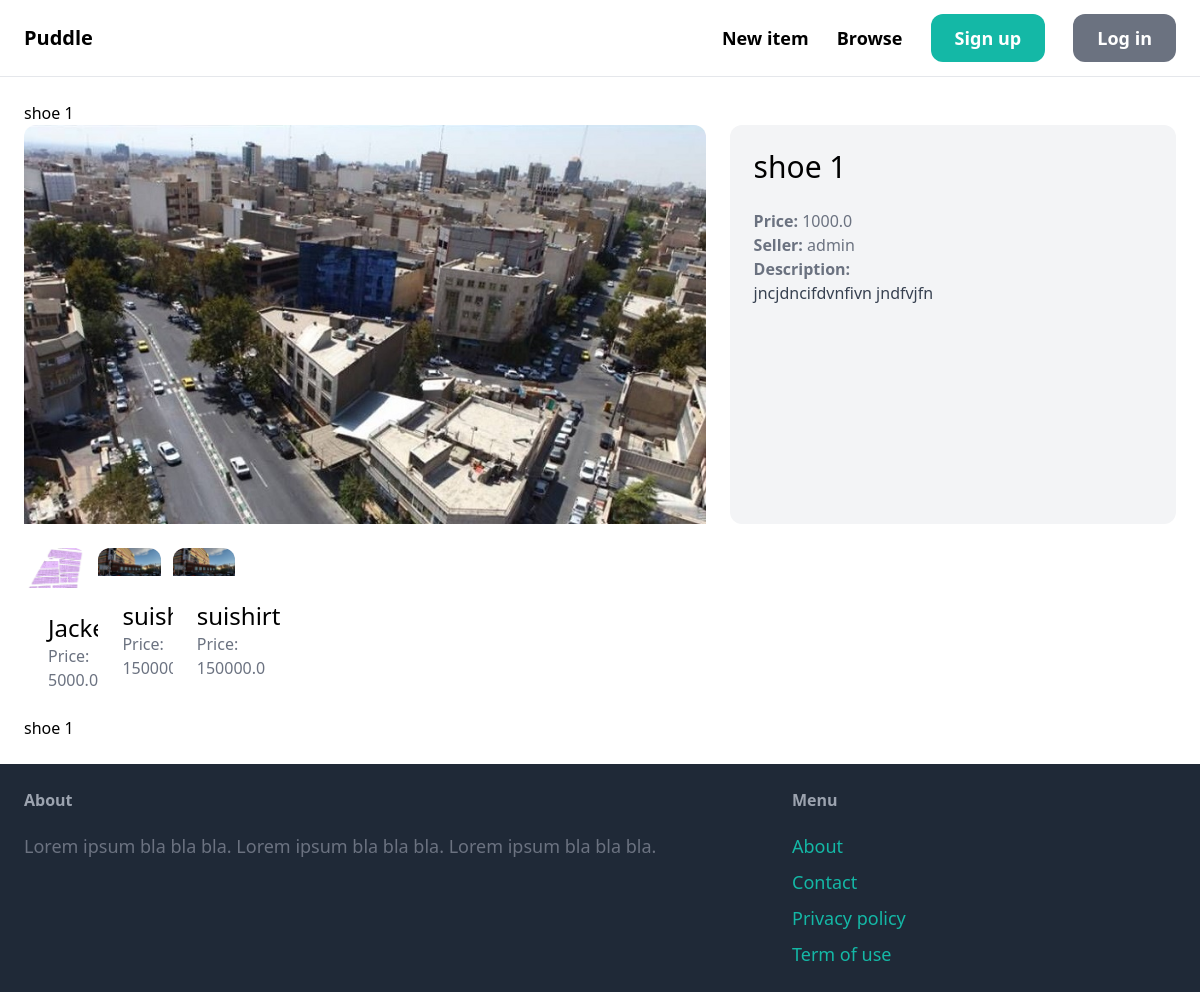
The app's page /category/2/ with its own data.
### item/models.py (models this page shows, shortened)
class Item(models.Model):
    category = models.ForeignKey(Category, related_name='items', on_delete=models.CASCADE)
    name = models.CharField(max_length=255)
    description = models.TextField(blank=True, null=True)
    price = models.FloatField()
    image = models.ImageField(upload_to='item_images/', blank=True, null=True)
    is_sold = models.BooleanField(default=False)
    created_by = models.ForeignKey(User, related_name="items", on_delete=models.CASCADE)
    created_at = models.DateTimeField(auto_now_add=True)

### item/views.py (the view)
# urls.py: path("<id>/", views.detail, name="detail"),
def detail(request, id):
    item = get_object_or_404(Item, pk=id)
    related_items = Item.objects.filter(category=item.category, is_sold=False).exclude(
        pk=id
    )[0:3]
    return render(
        request,
        "item/item_detail.html",
        context={
            "item": item,
            "category": item.category,
            "related_items": related_items,
        },
    )

### item/templates/item/item_detail.html (shortened to what this page needs)
{% extends 'core/base.html' %}
{% block content %}
{% block title %}{{ item.name }}{% endblock %}
<div class="grid grid-cols-5 gap-6">
    <div class="col-span-3">
        {% if item.image %}
        <img src="{{ item.image.url }}" class="rounded-t-xl">
        {% endif %}
    </div>
        <div class="col-span-2 p-6 bg-gray-100 rounded-xl">
            <h1 class="mb-6 text-3xl">{{ item.name }}</h1>
            <p class="text-gray-500"><strong>Price: </strong>{{ item.price }}</p>
            <p class="text-gray-500"><strong>Seller: </strong>{{ item.created_by.username }}</p>
            {% if item.description %}
                <p class="text-gray-700">
                    <strong class="text-gray-500">Description:</strong><br>
                    {{ item.description }}
                </p>
            {% endif %}
        </div>
        <div class="grid grid-cols-3 gap-3">
            {% for item in related_items %}
                <div>
                    <a href="{% url 'item:detail' item.id %}">
                        <div>
                            {% if item.image %}
                            <img src="{{ item.image.url }}" class="rounded-t-xl">
                            {% endif %}
                        </div>
                        <div class="p-6 bg-white rounded-b-xl">
                            <h2 class="text-2xl">{{ item.name }}</h2>
                            <p class="text-gray-500">Price: {{ item.price }}</p>
                        </div>
                    </a>
                </div>
            {% endfor %}
        </div>
</div>
<div>{{item.name}}</div>
{% endblock %}

### records on screen
Item: name "shoe 1", image (picture), price "1000.0", created_by.username "admin", description "jncjdncifdvnfivn jndfvjfn"
Item: image (picture), name "Jacket", price "5000.0"
Item: image (picture), name "suishirt", price "150000.0"
Item: image (picture), name "suishirt", price "150000.0"
